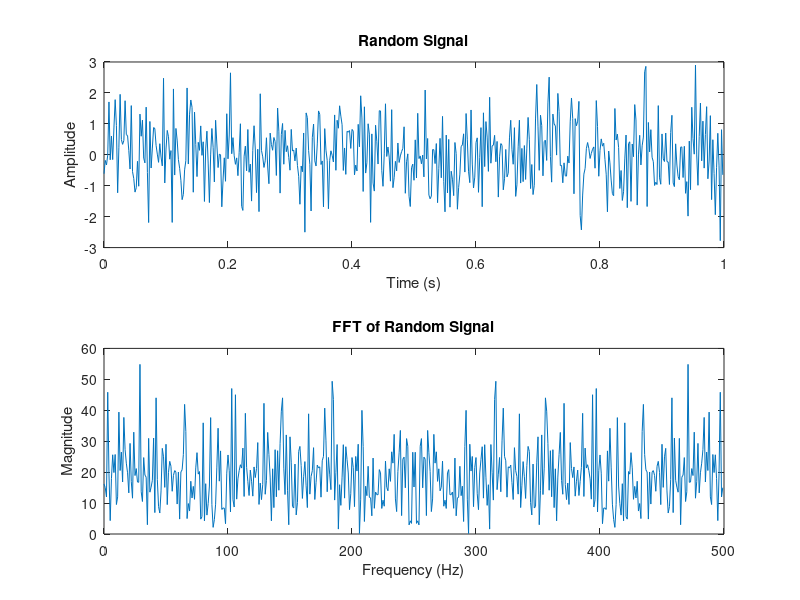

MATLAB code for this plot:
% Day 072: Random Signal and FFT Analysis

fs = 500;
t = 0:1/fs:1-1/fs;
signal = randn(size(t));
N = length(signal);
f = (0:N-1)*(fs/N);
Y = abs(fft(signal));
figure;
subplot(2,1,1);
plot(t, signal);
title('Random Signal');
xlabel('Time (s)'); ylabel('Amplitude');
subplot(2,1,2);
plot(f, Y);
title('FFT of Random Signal');
xlabel('Frequency (Hz)'); ylabel('Magnitude');

% Additional context or existing code can be placed here if needed
